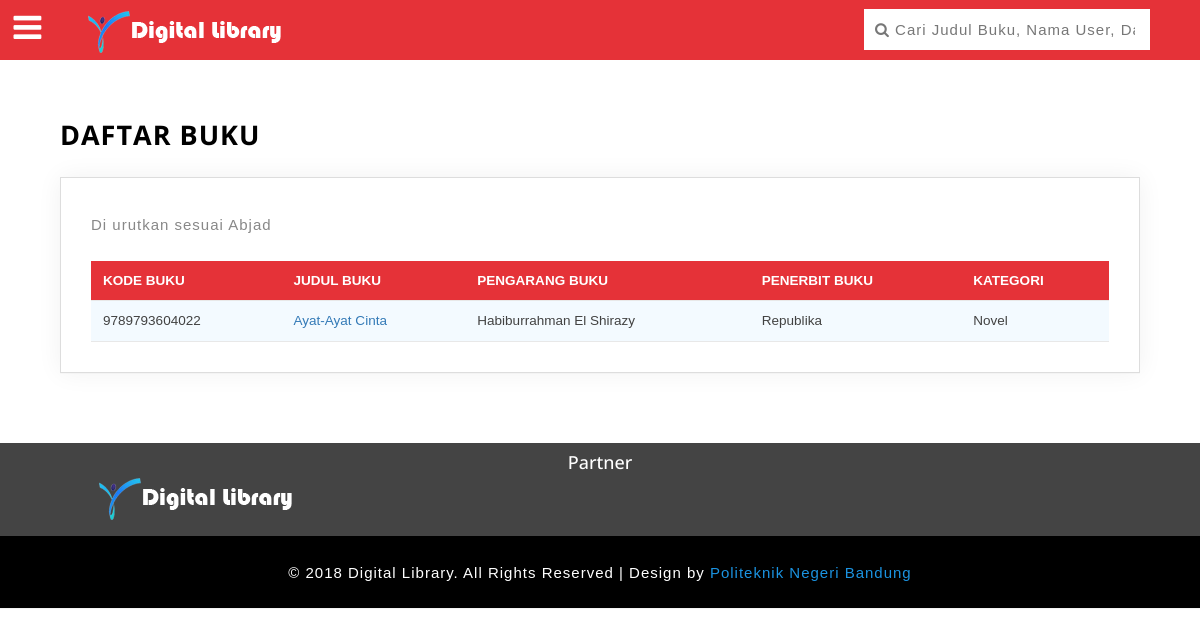
The page /proyek/daftarbuku.php on the database as committed earlier.
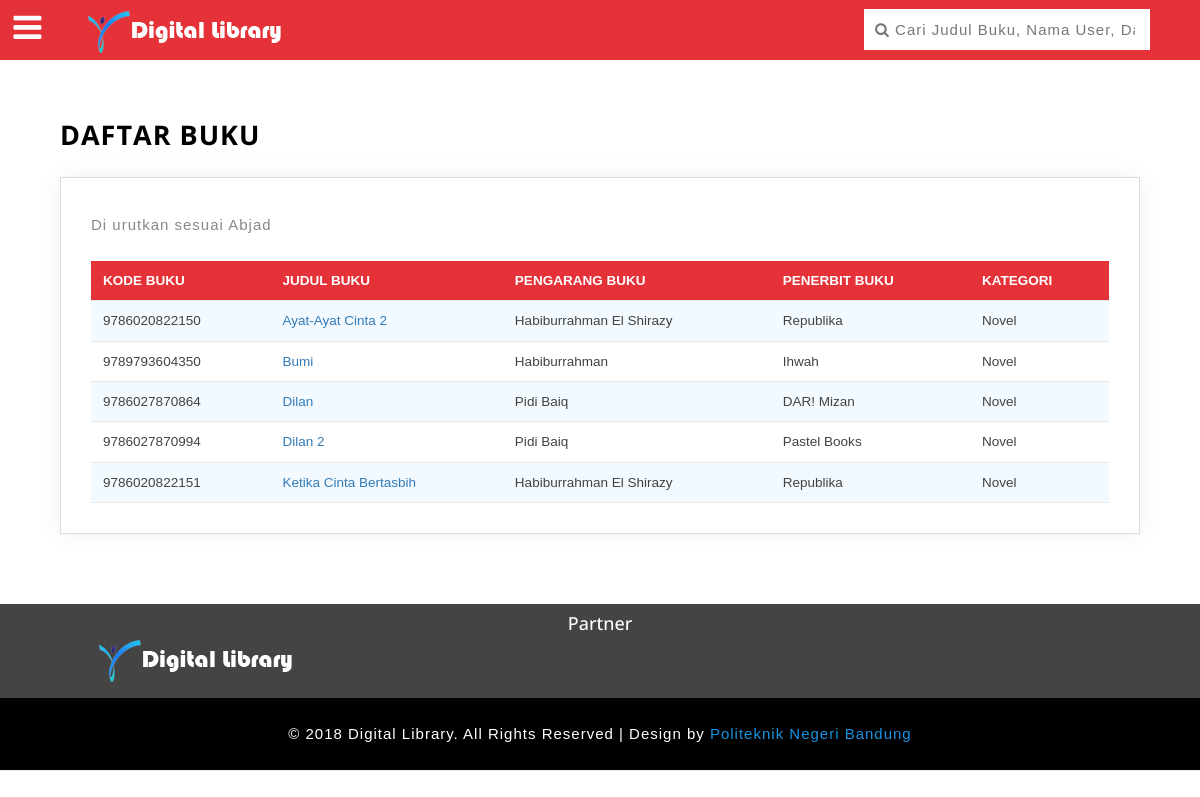
The same page on the database as committed later.
### tables this page shows
CREATE TABLE `tb_buku` (
  `kode_buku` char(13) NOT NULL,
  `judul` varchar(32) NOT NULL,
  `pengarang` varchar(32) NOT NULL,
  `penerbit` varchar(32) NOT NULL,
  `kategori` varchar(50) NOT NULL,
  `sinopsis` text NOT NULL,
  `deskripsi` text NOT NULL
);

### proyek/asset/content/daftar-buku.php (the view, shortened to what this page needs)
<div class="inner_content">
					<div class="inner_content_w3_agile_info two_in">
					  <h2 class="w3_inner_tittle">Daftar Buku</h2>
								<div class="blank_w3ls_agile">
									<div class="blank-page agile_info_shadow">
										<p>Di urutkan sesuai Abjad</p>
										<table id="table">
											<thead>
												<tr>
													<th>Kode Buku</th>
													<th>Judul Buku</th>
													<th>Pengarang Buku</th>
													<th>Penerbit Buku</th>
													<th>Kategori</th>
												</tr>
											</thead>
											<tbody>
												<?php
													$connection = new ConnectionDB();
													$conn = $connection->getConnection();
														$sql 	= 'SELECT * FROM tb_buku ORDER BY judul ASC';
													$result = $conn->prepare($sql);
													$result->execute();
													foreach($result as $row){
												?>
												<tr>
                                                <td><?php echo $row['kode_buku']?></td>
                                                <td><a href="detailbuku.php?id=<?php echo $row['kode_buku'] ?>"><?php echo $row['judul']?></a></td>
                                                <td><?php echo $row['pengarang']?></td>
                                                <td><?php echo $row['penerbit']?></td>
                                                <td><?php echo $row['kategori']?></td>
                                            </tr>
                                        <?php } ?>
                                    		</tbody>
										</table>
									</div>
								</div>
				    </div>
				</div>

### proyek/daftarbuku.php (shortened to what this page needs)
<?php
	if(empty($_SESSION['username'])){
		?>
		<!DOCTYPE html>
		<html lang="zxx">
			<head>
				<?php include 'asset/css.php'?>
			</head>
			<body>
				<div class="wthree_agile_admin_info">
					<?php include 'asset/main-nav.php'?>
					<?php
						if($_GET['kategori']==""){
                            include 'asset/content/daftar-buku.php';
                        }
                        else{
                            include 'asset/content/daftar-buku-kategori.php';
                        }
					?>
				</div>
				<?php include 'asset/footer.php'?>
			</body>
		</html>
<?php } ?>

### proyek/asset/css.php (shortened to what this page needs)
<link rel="stylesheet" type="text/css" href="css/table-style.css" />
<link rel="stylesheet" type="text/css" href="css/basictable.css" />
<link href="css/bootstrap.css" rel="stylesheet" type="text/css" media="all" />
<link href="css/component.css" rel="stylesheet" type="text/css" media="all" />
<link href="css/export.css" rel="stylesheet" type="text/css" media="all" />
<link href="css/flipclock.css" rel="stylesheet" type="text/css" media="all" />
<link href="css/circles.css" rel="stylesheet" type="text/css" media="all" />
<link href="css/style_grid.css" rel="stylesheet" type="text/css" media="all" />
<link href="css/style.css" rel="stylesheet" type="text/css" media="all" />
<link href="css/slider.css" rel="stylesheet" type="text/css" media="all" />
<link href="css/font-awesome.css" rel="stylesheet">
<link href="css/style-kategori.css" rel="stylesheet">
<link rel="stylesheet" type="text/css" href="css/util.css">
<link rel="stylesheet" type="text/css" href="css/main.css">
<link rel="stylesheet" type="text/css" href="vendor/animate/animate.css">
<link rel="stylesheet" type="text/css" href="vendor/css-hamburgers/hamburgers.min.css">
<link rel="stylesheet" type="text/css" href="vendor/animsition/css/animsition.min.css">
<link rel="stylesheet" type="text/css" href="vendor/MagnificPopup/magnific-popup.css">
<link rel="stylesheet" type="text/css" href="vendor/perfect-scrollbar/perfect-scrollbar.css">
<link rel="stylesheet" type="text/css" href="css/pengaturan.css">

### proyek/asset/main-nav.php (shortened to what this page needs)
<div class="w3_agileits_top_nav">
			<ul id="gn-menu" class="gn-menu-main">
				<li class="gn-trigger">
					<a class="gn-icon gn-icon-menu"><i class="fa fa-bars" aria-hidden="true"></i><span>Menu</span></a>
				</li>
				<li class="second logo"><img src="images/logo.png" style="margin-top:5px"></img></li>
				<li class="second top_bell_nav"></li>
				<li class="second top_bell_nav"></li>
				<li class="second top_bell_nav"></li>
				<li class="second w3l_search">
						<form action="cari.php" method="get">
							<input type="search" name="q" placeholder="&#xF002; Cari Judul Buku, Nama User, Dan Lainya.." required=""style="font-family:Arial, FontAwesome;">
						</form>
				</li>
				<li class="second full-screen"></li>
			</ul>
		</div>

### proyek/asset/footer.php
<div class="row" style="background-color:#444444;padding:10px">
	<center><h4 style="color:white">Partner</h4></center>
	<div class="col-md-4">
		<center><img src="images/logo.png"></img></center>
	</div>
</div>
<div class="copyrights">
	<p>© 2018 Digital Library. All Rights Reserved | Design by  <a href="http://github.com/oratakashii" target="_blank">Politeknik Negeri Bandung</a> </p>
</div>

### proyek/css/table-style.css (style rules this page uses)
table { background: white; border-collapse: collapse; margin: 1.25em 0 0; width: 100%; }
table tr, table th, table td { border: none; border-bottom: 1px solid #e8e8e8; font-size: .95em; }
table th, table td { padding: 10px 12px; text-align: left; }
table th { background: #e53238; color: #fff; text-transform: uppercase; }
table tr td { background: #f3faff; color: #424242; }
table tr:nth-of-type(2n+2) td { background: #ffffff; }
table { width: 100%; }

### proyek/css/component.css (style rules this page uses)
*, *:after, *::before { -webkit-box-sizing: border-box; -moz-box-sizing: border-box; box-sizing: border-box; }
.gn-menu-main { top: 0; left: 0; width: 100%; height: 60px; font-size: 13px; position: fixed; }
.w3_agileits_top_nav { background: #e53238; color: #fff; top: 0; left: 0; width: 100%; height: 60px; font-size: 13px; position: fixed; z-index: 999; }
.gn-menu-main a { display: block; height: 100%; color: #fff; text-decoration: none; cursor: pointer; }
.gn-menu-main > li { display: block; float: left; height: 100%; border-right: none; text-align: center; }
li.second.logo { padding: 0 26px; }
i.fa.fa-bars { color: #fff; }
.gn-menu-main li.gn-trigger { position: relative; width: 60px; -webkit-touch-callout: none; -webkit-user-select: none; -khtml-user-select: none; -moz-user-select: none; -ms-user-select: none; user-select: none; background: #e53238; color: #fff; padding: 5px 8px 0 0; font-size: 2.5em; }
.gn-menu-main > li:nth-child(7) { float: right; border-right: none; width: 28%; margin-top: 9px; }
.gn-menu-main > li:last-child { float: right; }
.gn-menu-main > li > a { text-transform: uppercase; letter-spacing: 1px; font-weight: bold; }
.gn-menu-main:after { display: table; clear: both; content: ""; }
@media (max-width:1280px) { .gn-menu-main li.gn-trigger { position: relative; width: 60px; -webkit-touch-callout: none; -webkit-user-select: none; -khtml-user-select: none; -moz-user-select: none; -ms-user-select: none; user-select: none; background: #e53238; color: #fff; padding: 5px 4px 0 0; font-size: 2.5em; } }

### proyek/css/circles.css (style rules this page uses)
body { background-color:#ECF0F1; }

### proyek/css/style.css (style rules this page uses)
body { margin:0; padding:0; background:#fff; font-family: 'Open Sans', sans-serif; }
h1,h2,h3,h4,h5,h6 { margin:0; font-family: 'Open Sans', sans-serif; }
p { margin:0; letter-spacing:1px; }
ul { margin:0; padding:0; }
p,ul,ol { font-size:14px; }
input[type="submit"],a,.nbs-flexisel-nav-left,.nbs-flexisel-nav-right { transition:.5s ease-in; -webkit-transition:.5s ease-in; -moz-transition:.5s ease-in; -o-transition:.5s ease-in; -ms-transition:.5s ease-in; }
.wthree_agile_admin_info { position: relative; }
li.second.top_bell_nav { padding: 0 2em; padding-top: 14px; }
.full-screen { float: left; }
li.second.full-screen { padding: 10px 16px; }
li.second.w3l_search input[type="search"] { outline: none; padding: 10px; color: #888; font-size: 15px; width: 85%; border: ridge 1px #ffffff; background: #ffffff; float: left; height: 41px; letter-spacing: 1px; font-weight:400; }
.inner_content { padding: 4em 4em; }
.agile_info_shadow { padding: 1em; box-shadow: 0 0px 24px 0 rgba(0, 0, 0, 0.06), 0 1px 0px 0 rgba(0, 0, 0, 0.02); -webkit-box-shadow: 0 0px 24px 0 rgba(0, 0, 0, 0.06), 0 1px 0px 0 rgba(0, 0, 0, 0.02); -moz-box-shadow: 0 0px 24px 0 rgba(0, 0, 0, 0.06), 0 1px 0px 0 rgba(0, 0, 0, 0.02); -o-box-shadow:0 0px 24px 0 rgba(0, 0, 0, 0.06), 0 1px 0px 0 rgba(0, 0, 0, 0.02); border: 1px solid #ddd; }
.inner_content_w3_agile_info { margin-top:4.5em; }
.inner_content_w3_agile_info.two_in { margin-top: 4em; }
h2.w3_inner_tittle { text-transform: uppercase; color: #000; margin: 0.5em 0 1em 0; font-weight: 700; font-size: 1.8em; letter-spacing: 1px; }
.charts_agile_w3ls.agile_info_shadow,.asked.agile_info_shadow,.blank-page.agile_info_shadow,.agile3-grids.agile_info_shadow { padding:2em; }
.blank_w3ls_agile p { line-height: 2.3em; color: #888; }
.blank_w3ls_agile { padding-bottom: 10px; }
button, input, select, textarea { font-family: inherit; font-size: inherit; line-height: inherit; }
.copyrights { padding: 1.5em 0em; text-align: center; box-shadow: 0 1px 1px rgba(0,0,0,.05); -o-box-shadow: 0 1px 1px rgba(0,0,0,.05); -webkit-box-shadow: 0 1px 1px rgba(0,0,0,.05); -moz-box-shadow: 0 1px 1px rgba(0,0,0,.05); background: #000; }
.copyrights p { font-size: 1em; color: #fff; margin-bottom: 0; }
.copyrights p a { color: #1b93e1; }

### proyek/css/main.css (style rules this page uses)
.logo { display: -webkit-box; display: -webkit-flex; display: -moz-box; display: -ms-flexbox; display: flex; align-items: center; height: 65%; margin-right: 55px; }
.logo img { max-width: 100%; max-height: 100%; }

Rows that differ between the two databases and show on the page:
removed tb_buku: kode_buku "9789793604022", judul "Ayat-Ayat Cinta", pengarang "Habiburrahman El Shirazy", penerbit "Republika", kategori "Novel"
added tb_buku: kode_buku "9786020822150", judul "Ayat-Ayat Cinta 2", pengarang "Habiburrahman El Shirazy", penerbit "Republika", kategori "Novel"
added tb_buku: kode_buku "9789793604350", judul "Bumi", pengarang "Habiburrahman", penerbit "Ihwah", kategori "Novel"
added tb_buku: kode_buku "9786027870864", judul "Dilan", pengarang "Pidi Baiq", penerbit "DAR! Mizan", kategori "Novel"
added tb_buku: kode_buku "9786027870994", judul "Dilan 2", pengarang "Pidi Baiq", penerbit "Pastel Books", kategori "Novel"
added tb_buku: kode_buku "9786020822151", judul "Ketika Cinta Bertasbih", pengarang "Habiburrahman El Shirazy", penerbit "Republika", kategori "Novel"
